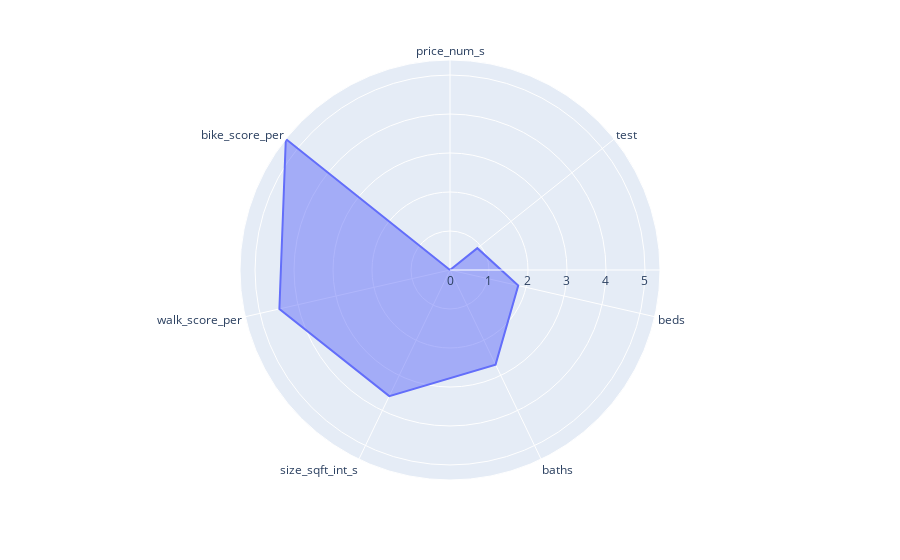

Here is the notebook cell this chart was saved with:
### Code cell


### Figure 1 — Plotly figure (JSON) as saved in the notebook; plotly's stock layout.template omitted (floating-point values rounded to 4 significant figures)
{"data": [{"fill": "toself", "hoverlabel": {"namelength": 0}, "hovertemplate": "r=%{r}<br>theta=%{theta}", "legendgroup": "", "line": {"color": "#636efa", "dash": "solid"}, "mode": "lines", "name": "", "r": [0, 0.8976, 1.795, 2.693, 3.59, 4.488, 5.386, 0], "showlegend": false, "subplot": "polar", "theta": ["price_num_s", "test", "beds", "baths", "size_sqft_int_s", "walk_score_per", "bike_score_per", "price_num_s"], "type": "scatterpolar"}], "layout": {"legend": {"tracegroupgap": 0}, "margin": {"t": 60}, "polar": {"angularaxis": {"direction": "clockwise", "rotation": 90}, "domain": {"x": [0, 1], "y": [0, 1]}}}}
